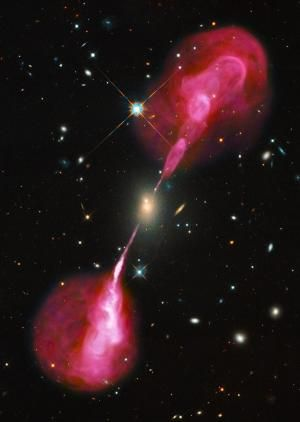
#> input picture images/hercule_galaxy.jpg, 300 x 422 px
$ jupyter execute --allow-errors NB_filtering_convolution_examples.ipynb   (shell and % lines are left out)
#> lines starting #> are read from the running program, lines starting #| are printed output that depends on the picture
# Appliquer des filtres sur les images

Ici, un petit notebook pour voir pratiquement l'application de filtre sur les images.

Auteur : G. Sainton

## Intro
Dans les réseaux de convolution, nous appliquons des filtres pour déterminer les cartes de caractéristiques des images que nous voulons analyser.

Un noyau d'image est une petite matrice utilisée pour appliquer des effets tels que ceux que vous pouvez trouver dans Photoshop ou Gimp, comme le flou, l'accentuation, le contour ou le gaufrage. Ils sont également utilisés dans l'apprentissage automatique pour l'"extraction de caractéristiques", une technique permettant de déterminer les parties les plus importantes d'une image.

Nous allons créer nos propres filtres en créant d'abord un noyau pour chaque filtre, puis en convertissant les valeurs du noyau en un filtre 2D.

## Formulation mathématique

$$g(x, y) = k * f(x, y) = \sum_{u=-a}^a \sum_{v=-b}^b k(s,t).f(x-u,y-v)$$

où

- $f(x,y)$ est l'image originale ;
- $g(x,y)$ est l'image filtrée ;
- $k$ est le noyau ;

$*$ signifie multiplication élément par élément (element-wise multiplication)

## Application en Python

### Chargement d'une image

Mais avant cela, chargeons une image qui nous servira de référence

[cell 1]
import cv2
import matplotlib.pyplot as plt
import numpy as np
plt.style.use('seaborn-v0_8')
#plt.style.available

[cell 2]
loaded_img = cv2.imread("images/hercule_galaxy.jpg")
#> loaded_img is the input picture: shape (422, 300, 3); mean B, G, R 25.4, 23.6, 41.7
loaded_img = cv2.cvtColor(loaded_img,cv2.COLOR_BGR2RGB)

plt.figure(figsize=(5,5))
plt.imshow(loaded_img, cmap="gray")
plt.axis("off")
plt.title("Image brute")
plt.show()

## Emboss filter (filter de "gaufrage")

$$
  A_{\text{emboss}} =
  \left[ {\begin{array}{cc}
    0 & -1 & -1 \\
    1 & 0 & -1 \\
    1 & 1 & 0 \\
  \end{array} } \right]
$$

[cell 3]
emboss_Kernel = np.array([[0,-1,-1],[1,0,-1],[1,1,0]])

emboss_Effect_Img = cv2.filter2D(src=loaded_img, kernel=emboss_Kernel,
                                 ddepth=-1)
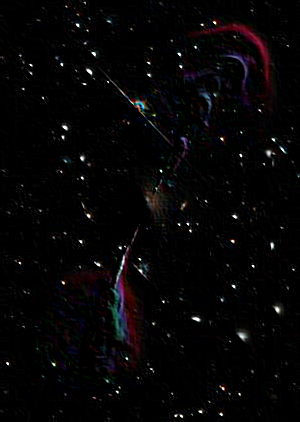
#> emboss_Effect_Img: shape (422, 300, 3); mean R, G, B 5.6, 4.6, 5.2

fig, ax = plt.subplots(1,2, figsize=(5,5))
ax[0].imshow(loaded_img,cmap="gray")
ax[0].axis("off")
ax[1].imshow(emboss_Effect_Img,cmap="gray")
ax[1].axis("off")
ax[0].set_title("Image brute")
ax[1].set_title("Image filtrée")
plt.show()
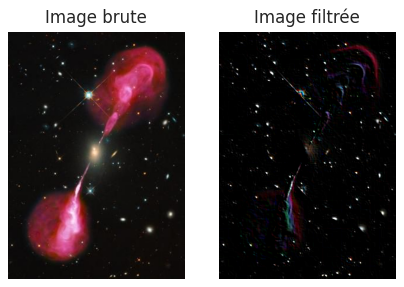
#> figure drawn by matplotlib, 2 panels

## Filtre d'affinage (Sharpening filter)

$$
  A_{\text{sharpening}} =
  \left[ {\begin{array}{cc}
    -1 & -1 & -1 \\
    -1 & 9 & -1 \\
    -1 & -1 & -1 \\
  \end{array} } \right]
$$

[cell 4]
Sharpen_Kernel = np.array([[-1, -1, -1], [-1, 9, -1], [-1, -1, -1]])
Sharpen_Effect_Img = cv2.filter2D(src=loaded_img, kernel=Sharpen_Kernel, ddepth=-1)
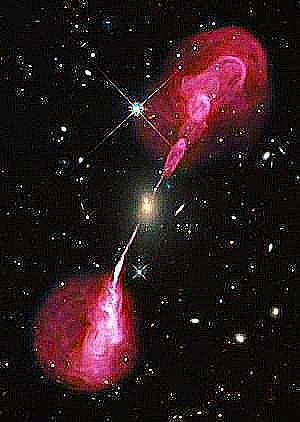
#> Sharpen_Effect_Img: shape (422, 300, 3); mean R, G, B 42.5, 24.8, 26.9

fig, ax = plt.subplots(1,2, figsize=(5,5))
ax[0].imshow(loaded_img,cmap="gray")
ax[0].axis("off")
ax[1].imshow(Sharpen_Effect_Img,cmap="gray")
ax[1].axis("off")
ax[0].set_title("Image brute")
ax[1].set_title("Image filtrée")
plt.show()
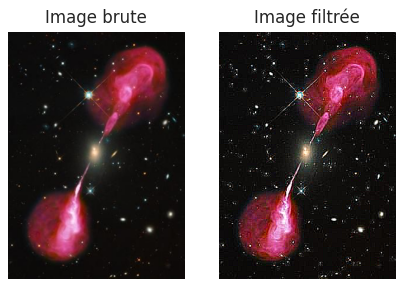
#> figure drawn by matplotlib, 2 panels

## Filtre Sobel

Filtre pour détecter des bords.

On l'obtient en multipliant les filtres dérivés x et y obtenus ci-dessus par un filtre de lissage (1D) dans l'autre direction. Par exemple, un filtre 3×3 Sobel-x et Sobel-y peut être obtenu comme suit :

### Dans la direction $x$

$$
  A_{\text{Sobel_x}} = \frac{1}{8}
  \left[ {\begin{array}{cc}
    -1 & 0 & 1 \\
    -2 & 0 & 2 \\
    -1 & 0 & 1 \\
  \end{array} } \right]
$$

### Dans la direction $y$

$$
  A_{\text{Sobel_y}} = \frac{1}{8}
  \left[ {\begin{array}{cc}
    1 & 2 & 1 \\
    0 & 0 & 0 \\
    -1 & -2 & -1 \\
  \end{array} } \right]
$$

[cell 5]
sobel_x_Kernel = 1/2*np.array([[-1, 0, 1], [-2, 0, 2], [-1, 0, 1]])
sobel_Effect_Img = cv2.filter2D(src=loaded_img, kernel=sobel_x_Kernel, ddepth=-1)
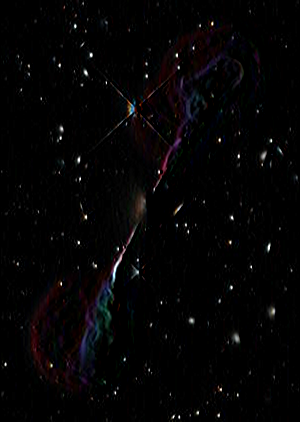
#> sobel_Effect_Img: shape (422, 300, 3); mean R, G, B 4.5, 3.7, 4.2

fig, ax = plt.subplots(1,2, figsize=(5,5))
ax[0].imshow(loaded_img,cmap="gray")
ax[0].axis("off")
ax[1].imshow(sobel_Effect_Img,cmap="gray")
ax[1].axis("off")
ax[0].set_title("Image brute")
ax[1].set_title("Image filtrée")
plt.show()
#> the sliders are set to factor = <module 'ipywidgets.FloatSlide, ax = <module 'ipywidgets.fixed_' fr
#> the sliders are set to factor = <module 'ipywidgets.FloatSlide, ax = Axes(0.547727,0.247235;0.35227

### Petite application avec un slider pour voir l'effet du filtre sur l'image.

[cell 6]
from ipywidgets import interact, fixed, FloatSlider

def plot_sobel_filter(factor):
    if factor !=0 :
        sobel_x_Kernel = 1/factor*np.array([[-1, 0, 1], [-2, 0, 2], [-1, 0, 1]])
        sobel_x_Kernel_img = cv2.filter2D(src=loaded_img, kernel=sobel_x_Kernel, ddepth=-1)
        fig, ax = plt.subplots(1,2, figsize=(5,5))
        ax[0].imshow(loaded_img,cmap="gray")
        ax[0].axis("off")
        ax[1].imshow(sobel_x_Kernel_img,cmap="gray")
        ax[1].axis("off")
        ax[0].set_title("Image brute")
        ax[1].set_title("Image filtrée")
        #plt.show()

#> (the rest of this cell did not finish here and is left out)

## Blur filter

Exemple de filtre gaussien blur

$$
  A_{\text{gaussian blur}} = \frac{1}{16}
  \left[ {\begin{array}{cc}
    1 & 2 & 1 \\
    2 & 4 & 2 \\
    1 & 2 & 1 \\
  \end{array} } \right]
$$

[cell 7]
def plot_gaussian_blur(factor):
    if factor !=0 :
        g_blur_Kernel = 1/factor*np.array([[1, 2, 1], [2, 4, 2], [1, 2, 1]])
        g_blur_Kernel_img = cv2.filter2D(src=loaded_img, kernel=g_blur_Kernel, ddepth=-1)
        fig, ax = plt.subplots(1,2, figsize=(5,5), facecolor='w')

        ax[0].imshow(loaded_img, cmap="gray")
        ax[0].axis("off")
        ax[1].imshow(g_blur_Kernel_img, cmap="gray")
        ax[1].axis("off")
        ax[0].set_title("Image brute")
        ax[1].set_title("Image filtrée")

#> (the rest of this cell did not finish here and is left out)

# Filtre Sépia

$$
  A_{\text{sharpening}} =
  \left[ {\begin{array}{cc}
    0.272 & 0.534 & 0.131 \\
    0.349 & 0.686 & 0.168 \\
    0.393 & 0.769 & 0.189 \\
  \end{array} } \right]
$$

[cell 8]
Sepia_Kernel = np.array([[0.272, 0.534, 0.131],[0.349, 0.686, 0.168],[0.393, 0.769, 0.189]])
Sepia_Effect_Img = cv2.filter2D(src=loaded_img, kernel=Sepia_Kernel, ddepth=-1)
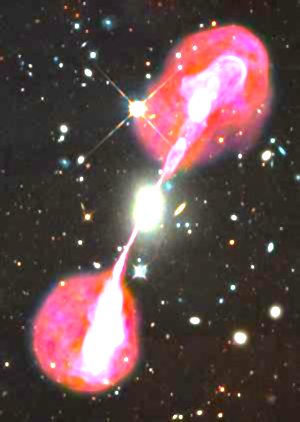
#> Sepia_Effect_Img: shape (422, 300, 3); mean R, G, B 98.8, 75.3, 75.4

fig, ax = plt.subplots(1,2, figsize=(5,5))
ax[0].imshow(loaded_img,cmap="gray")
ax[0].axis("off")
ax[1].imshow(Sepia_Effect_Img,cmap="gray")
ax[1].axis("off")
ax[0].set_title("Image brute")
ax[1].set_title("Image filtrée")
plt.show()
